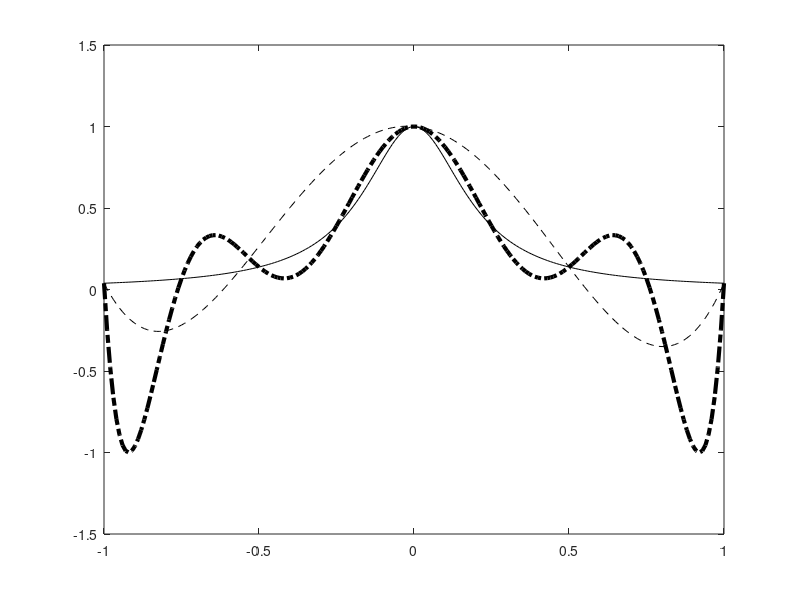

MATLAB code to generate this figure: (Note: this script raises an error after producing the figure.)
clear all;

% next block: 4-th order polynomial
A=[1 -1 1 -1 1 
1 -1/2 (-1/2)^2 (-1/2)^3  (-1/2)^4  
1 0 0 0 0 
1 1/2 (1/2)^2 (1/2)^3  (1/2)^4
1 1 1 1 1 
];
b=[1/26 1/(1+25*(-1/3)^2) 1 1/(1+25*(1/2)^2)  1/26]';
a=A\b;     % compute the polynomial coefficients 

x=[-1.0:0.01:1.0];
exact=1./(1+25*x.^2);

u=a(1) +a(2)*x + a(3)*(x.^2) +a(4)*(x.^3) + a(5)*(x.^4);

% next block: 8-th order polynomial
A=[1 -1 1 -1 1 -1 1 -1 1 
1 -.75 (-.75)^2 (-.75)^3 (-.75)^4 (-.75)^5 (-.75)^6 (-.75)^7 (-.75)^8 
1 -.5 (-.5)^2 (-.5)^3 (-.5)^4 (-.5)^5 (-.5)^6 (-.5)^7 (-.5)^8 
1 -.25 (-.25)^2 (-.25)^3 (-.25)^4 (-.25)^5 (-.25)^6 (-.25)^7 (-.25)^8  
1 0 0 0 0 0 0 0 0 
1 .25 (.25)^2 (.25)^3 (.25)^4 (.25)^5 (.25)^6 (.25)^7 (.25)^8  
1 .5 (.5)^2 (.5)^3 (.5)^4 (.5)^5 (.5)^6 (.5)^7 (.5)^8 
1 .75 (.75)^2 (.75)^3 (.75)^4 (.75)^5 (.75)^6 (.75)^7 (.75)^8 
1 1 1 1 1 1 1 1 1 
];
b=[1/26  1/(1+25*(-.75)^2) 1/(1+25*(-.5)^2) 1/(1+25*(-.25)^2) ...
 1  1/(1+25*(.25)^2) ...
1/(1+25*(.5)^2) 1/(1+25*(.75)^2) 1/26]';

a=A\b; % compute the polynomial coefficients

u3=a(1) +a(2)*x + a(3)*(x.^2) + a(4)*(x.^3) ...
+ a(5)*(x.^4) + a(6)*(x.^5) + a(7)*(x.^6) ...
+ a(8)*(x.^7) + a(9)*(x.^8)  ;

% next block: plot exact function, 4-th and 8-th order polynomial
figure (1)
plot(x,exact, '-k', x,u,'--k',x,u3,'-.k','LineWidth',3);
hold on

% next block: piecewise quadratic interpolation
x= [-1 -0.75 -0.5 -0.25 0  0.25 0.5 0.75 1]';
u0=b;
i=1;
dp=zeros(3,2);
while i+2<=size(x,1)
  dp(:,1)=x(i:i+2);
  dp(:,2)=u0(i:i+2);
  x_vector=[x(i):0.05:x(i+2)]';
  u=CompLagIntp1D(dp, x_vector);   % quadratic polynomial
  plot(x_vector,u,'r-.','LineWidth',2); % plot polynomial
  i=i+2;
end
hold off;
axis([-1 1 -1.3 1.3]);
xlabel('x');
ylabel('u(x)')
legend('Actual function','4-th order polynomial','8-th order polynomial'...
  ,'piecewise quadratic polynomial','Location','South');
set(gca,'fontsize',18);
